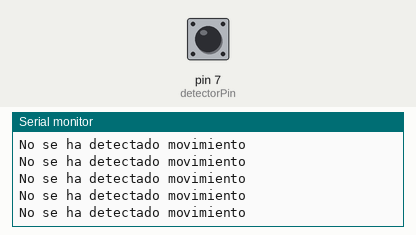
Simulated run of this sketch. Board: Arduino Uno, built with avr-gcc and run on an emulated ATmega328P. On the bench: the last lines printed to the serial monitor. Inputs (shaded band) come from the test bench; at power-on: pin 7 (detectorPin) LOW.

Above: at 1.2 s.
1.3 s: pin 7 (detectorPin) driven HIGH
At 1.8 s:
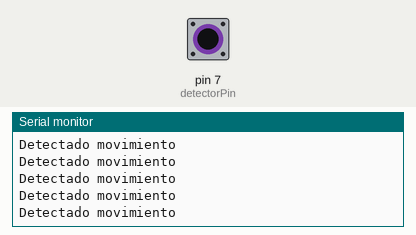
3.2 s: pin 7 (detectorPin) driven LOW
At 4.2 s:
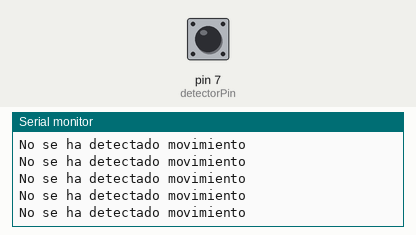
6.2 s: pin 7 (detectorPin) driven HIGH
At 6.8 s:
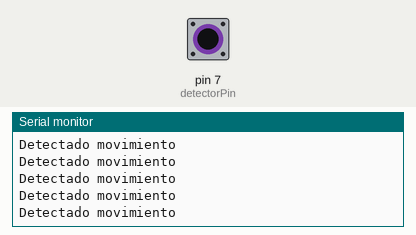
9.2 s: pin 7 (detectorPin) driven LOW
At 10.0 s:
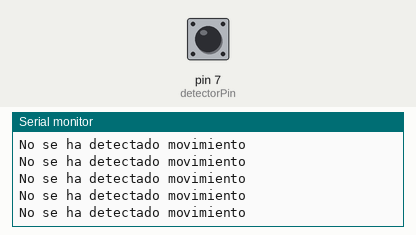
12.2 s: pin 7 (detectorPin) driven HIGH
At 12.9 s:
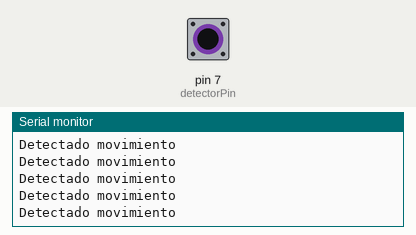

Measured:
- after the input at 1.3 s, the serial monitor: prints a new line after 0.09 s (image 1)

The sketch:

infrared.ino
```cpp
 int detectorPin = 7, detectorValue;
 void setup() {
  // put your setup code here, to run once:
  pinMode(detectorPin, INPUT);
  Serial.begin(9600);
}

void loop() {
  // put your main code here, to run repeatedly:
  detectorValue = digitalRead(detectorPin);

  if (detectorValue == HIGH) {
    Serial.println("Detectado movimiento");
  } else {
    Serial.println("No se ha detectado movimiento");
  }
}
```
